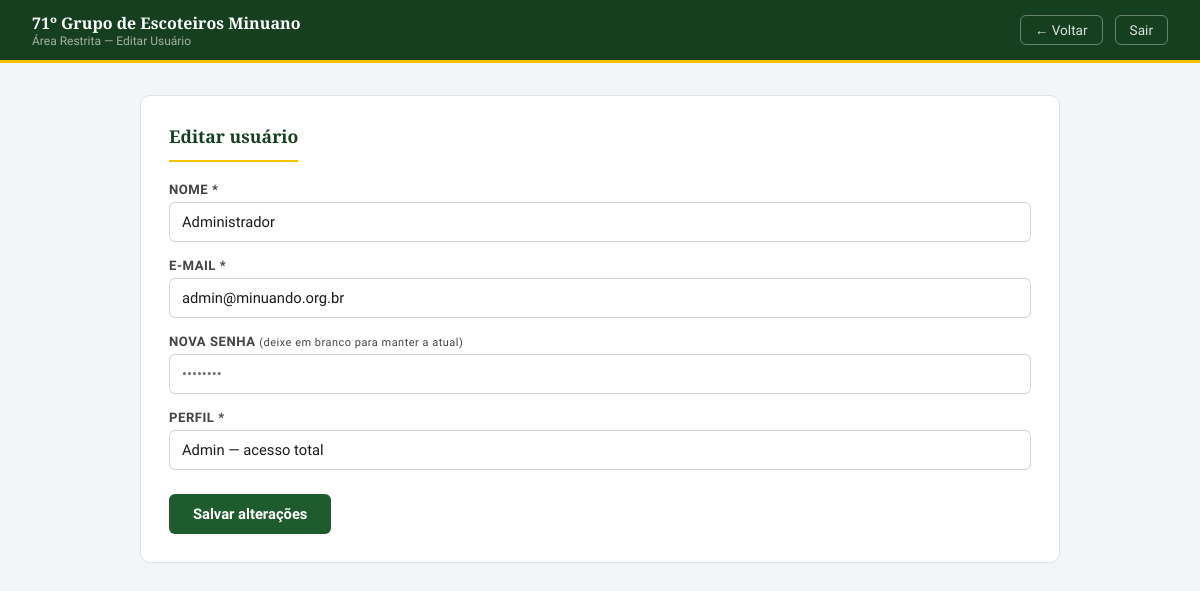
Page /admin/usuario-atualiza.php?id=1 (signed in) on the committed database.
### tables this page shows
CREATE TABLE `usuarios` (
  `id` int(10) UNSIGNED NOT NULL,
  `nome` varchar(100) NOT NULL,
  `email` varchar(150) NOT NULL,
  `senha` varchar(255) NOT NULL,
  `perfil` enum('admin','editor','visualizador') NOT NULL DEFAULT 'editor',
  `ativo` tinyint(1) NOT NULL DEFAULT 1,
  `ultimo_login` datetime DEFAULT NULL,
  `created_at` datetime NOT NULL DEFAULT current_timestamp(),
  `updated_at` datetime NOT NULL DEFAULT current_timestamp() ON UPDATE current_timestamp()
);

### admin/usuario-atualiza.php (the view, shortened to what this page needs)
<?php
$db = getDB();
$id = (int)($_GET['id'] ?? 0);
$stmt = $db->prepare("SELECT id, nome, email, perfil, ativo FROM usuarios WHERE id = :id");
$stmt->execute([':id' => $id]);
$usuario = $stmt->fetch();
?>
<!DOCTYPE html>
<html lang="pt-BR">
<head>
  <link rel="stylesheet" href="../assets/css/main.css">
  <link rel="stylesheet" href="../assets/css/admin.css">
</head>
<body>
  <div class="topo">
    <div class="topo-texto">
      <h1>71º Grupo de Escoteiros Minuano</h1>
      <p>Área Restrita — Editar Usuário</p>
    </div>
    <div class="topo-direita">
      <a href="usuarios.php" class="btn-voltar">← Voltar</a>
      <a href="../logout.php" class="btn-sair">Sair</a>
    </div>
  </div>
  <div class="admin-wrap">
    <div class="card">
      <h2>Editar usuário</h2>
      <form method="POST" action="" autocomplete="off">
        <div class="form-group">
          <label for="nome">Nome *</label>
          <input type="text" id="nome" name="nome" required maxlength="100"
                 value="<?= htmlspecialchars($_POST['nome'] ?? $usuario['nome']) ?>">
        </div>
        <div class="form-group">
          <label for="email">E-mail *</label>
          <input type="email" id="email" name="email" required maxlength="150"
                 value="<?= htmlspecialchars($_POST['email'] ?? $usuario['email']) ?>">
        </div>
        <div class="form-group">
          <label for="senha">Nova senha <small style="font-weight:400;text-transform:none">(deixe em branco para manter a atual)</small></label>
          <input type="password" id="senha" name="senha" minlength="6" placeholder="••••••••">
        </div>
        <div class="form-group">
          <label for="perfil">Perfil *</label>
          <select id="perfil" name="perfil" required>
            <?php
            $perfilAtual = $_POST['perfil'] ?? $usuario['perfil'];
            foreach (['admin' => 'Admin — acesso total', 'editor' => 'Editor — atividades e documentos'] as $val => $label):
            ?>
              <option value="<?= $val ?>" <?= $perfilAtual === $val ? 'selected' : '' ?>><?= $label ?></option>
            <?php endforeach; ?>
          </select>
        </div>
        <button type="submit" class="btn-primary" style="margin-top:8px">Salvar alterações</button>
      </form>
    </div>
  </div>
</body>
</html>

### assets/css/admin.css (style rules this page uses)
*, *::before, *::after { box-sizing: border-box; margin: 0; padding: 0; }
:root { --verde: #1e5c2e; --verde-escuro: #163f20; --verde-claro: #2d7a40; --amarelo: #f5c200; --branco: #ffffff; --cinza-bg: #f4f5f7; }
body { font-family: 'Source Sans 3', sans-serif; background: var(--cinza-bg); min-height: 100vh; }
.topo { background: var(--verde-escuro); border-bottom: 3px solid var(--amarelo); padding: 12px 32px; display: flex; align-items: center; justify-content: space-between; gap: 14px; }
.topo-texto h1 { font-family: 'Playfair Display', serif; font-size: 1rem; color: var(--branco); }
.topo-texto p { font-size: 0.75rem; color: rgba(255,255,255,0.6); }
.topo-direita { display: flex; align-items: center; gap: 12px; }
.btn-voltar, .btn-sair { font-size: 0.85rem; padding: 6px 14px; border-radius: 6px; text-decoration: none; border: 1.5px solid rgba(255,255,255,0.35); color: rgba(255,255,255,0.85); transition: background 0.2s; }
.admin-wrap { max-width: 960px; margin: 0 auto; padding: 32px 20px 60px; }
.card { background: var(--branco); border: 1px solid #dde1e8; border-radius: 10px; padding: 28px; margin-bottom: 24px; }
.card h2 { font-family: 'Playfair Display', serif; font-size: 1.1rem; color: var(--verde-escuro); margin-bottom: 20px; padding-bottom: 12px; border-bottom: 2px solid var(--amarelo); display: inline-block; }
.form-group { display: flex; flex-direction: column; gap: 5px; margin-bottom: 16px; }
.form-group label { font-size: 0.82rem; font-weight: 600; color: #444; text-transform: uppercase; letter-spacing: .04em; }
.form-group input, .form-group select, .form-group textarea { border: 1px solid #cdd1d9; border-radius: 6px; padding: 10px 12px; font-size: 0.92rem; font-family: 'Source Sans 3', sans-serif; transition: border-color .2s; outline: none; }
.btn-primary { background: var(--verde); color: white; border: none; border-radius: 6px; padding: 11px 24px; font-family: 'Source Sans 3', sans-serif; font-size: 0.92rem; font-weight: 700; cursor: pointer; text-decoration: none; display: inline-block; transition: background .2s; }

### assets/css/base.css (style rules this page uses)
:root { --navy: #1e6b35; --navy-dark: #134d24; --navy-light: #2a8a44; --gold: #e8b800; --gold-light: #f5d000; --green: #1e6b35; --cream: #f5faf0; --white: #ffffff; --gray-light: #f0f5ec; --gray: #555; --text: #1a1a1a; --border: #c8ddc0; }
* { margin: 0; padding: 0; box-sizing: border-box; }
body { font-family: 'Source Sans 3', sans-serif; color: var(--text); background: var(--cream); font-size: 16px; }
.btn-primary { display: inline-block; background: var(--gold); color: var(--navy-dark); font-weight: 700; font-size: 0.95rem; padding: 12px 30px; border-radius: 3px; text-decoration: none; transition: background 0.2s, transform 0.1s; border: none; cursor: pointer; }
html { scroll-behavior: smooth; }

### assets/css/components.css (style rules this page uses)
.card { background: white; border: 1px solid var(--border); border-radius: 6px; overflow: hidden; transition: box-shadow 0.2s, transform 0.2s; }
.form-group { display: flex; flex-direction: column; gap: 6px; }
.form-group label { font-size: 0.85rem; font-weight: 700; color: var(--navy); text-transform: uppercase; letter-spacing: 0.04em; }
.form-group input, .form-group select, .form-group textarea { width: 100%; padding: 12px 16px; border: 2px solid var(--border); border-radius: 4px; font-family: 'Source Sans 3', sans-serif; font-size: 0.95rem; color: var(--text); background: white; transition: border-color 0.2s, box-shadow 0.2s; outline: none; appearance: none; }

### rows in the picture
usuarios: nome "Administrador", email "admin@minuando.org.br", perfil "Admin — acesso total"
